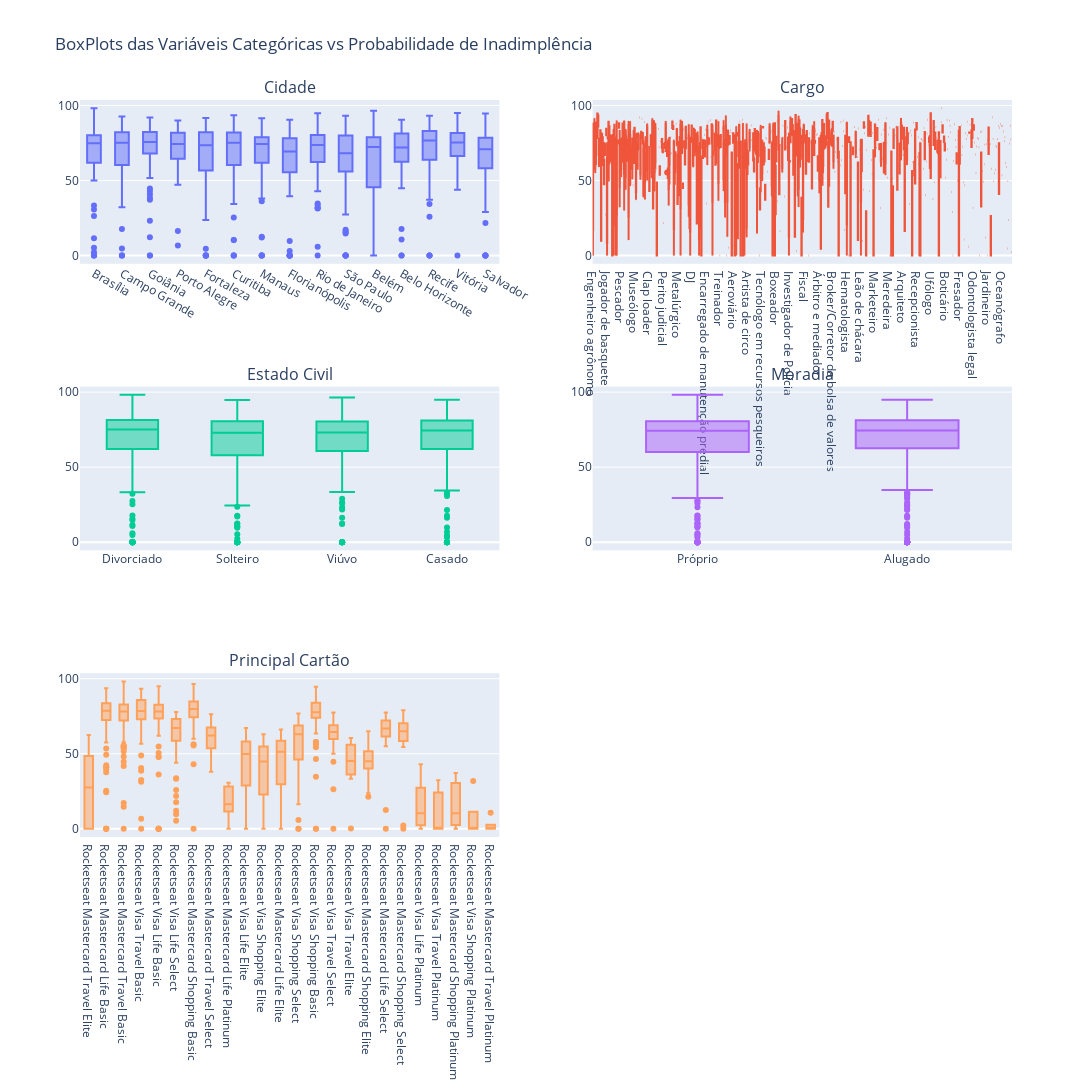

The cell this chart's notebook holds for it:
### Markdown cell above
### Boxplot entre variáveis categóricas e target

### Code cell
# Calcular o número de linhas necessárias
num_cols = 2
num_rows = math.ceil(len(cat_vars) / num_cols)

# Criar subplots
fig = make_subplots(rows=num_rows, cols=num_cols, subplot_titles=cat_vars)

# Adicionar boxplots para cada variável categórica
for i, var in enumerate(cat_vars):
    row = (i // num_cols) + 1
    col = (i % num_cols) + 1
    fig.add_trace(
        go.Box(y=df_clientes[target], x=df_clientes[var], name=var),
        row=row, col=col
    )

# Atualizar layout
fig.update_layout(
    height=600*num_rows,
    width=1200,
    title_text="BoxPlots das Variáveis Categóricas vs Probabilidade de Inadimplência",
    showlegend=False
)

fig.show()

### Figure 1 — Plotly figure (JSON) as saved in the notebook; plotly's stock layout.template omitted (floating-point values rounded to 4 significant figures; data arrays with more than 128 entries replaced by an {"elided": "..."} marker saying what was removed)
{"data": [{"name": "Cidade", "type": "box", "x": {"elided": "1000 str values"}, "xaxis": "x", "y": {"elided": "1000 float values"}, "yaxis": "y"}, {"name": "Cargo", "type": "box", "x": {"elided": "1000 str values"}, "xaxis": "x2", "y": {"elided": "1000 float values"}, "yaxis": "y2"}, {"name": "Estado Civil", "type": "box", "x": {"elided": "1000 str values"}, "xaxis": "x3", "y": {"elided": "1000 float values"}, "yaxis": "y3"}, {"name": "Moradia", "type": "box", "x": {"elided": "1000 str values"}, "xaxis": "x4", "y": {"elided": "1000 float values"}, "yaxis": "y4"}, {"name": "Principal Cartão", "type": "box", "x": {"elided": "1000 str values"}, "xaxis": "x5", "y": {"elided": "1000 float values"}, "yaxis": "y5"}], "layout": {"annotations": [{"font": {"size": 16}, "showarrow": false, "text": "Cidade", "x": 0.225, "xanchor": "center", "xref": "paper", "y": 1, "yanchor": "bottom", "yref": "paper"}, {"font": {"size": 16}, "showarrow": false, "text": "Cargo", "x": 0.775, "xanchor": "center", "xref": "paper", "y": 1, "yanchor": "bottom", "yref": "paper"}, {"font": {"size": 16}, "showarrow": false, "text": "Estado Civil", "x": 0.225, "xanchor": "center", "xref": "paper", "y": 0.6111, "yanchor": "bottom", "yref": "paper"}, {"font": {"size": 16}, "showarrow": false, "text": "Moradia", "x": 0.775, "xanchor": "center", "xref": "paper", "y": 0.6111, "yanchor": "bottom", "yref": "paper"}, {"font": {"size": 16}, "showarrow": false, "text": "Principal Cartão", "x": 0.225, "xanchor": "center", "xref": "paper", "y": 0.2222, "yanchor": "bottom", "yref": "paper"}], "height": 1800, "showlegend": false, "title": {"text": "BoxPlots das Variáveis Categóricas vs Probabilidade de Inadimplência"}, "width": 1200, "xaxis": {"anchor": "y", "domain": [0, 0.45]}, "xaxis2": {"anchor": "y2", "domain": [0.55, 1]}, "xaxis3": {"anchor": "y3", "domain": [0, 0.45]}, "xaxis4": {"anchor": "y4", "domain": [0.55, 1]}, "xaxis5": {"anchor": "y5", "domain": [0, 0.45]}, "xaxis6": {"anchor": "y6", "domain": [0.55, 1]}, "yaxis": {"anchor": "x", "domain": [0.7778, 1]}, "yaxis2": {"anchor": "x2", "domain": [0.7778, 1]}, "yaxis3": {"anchor": "x3", "domain": [0.3889, 0.6111]}, "yaxis4": {"anchor": "x4", "domain": [0.3889, 0.6111]}, "yaxis5": {"anchor": "x5", "domain": [0, 0.2222]}, "yaxis6": {"anchor": "x6", "domain": [0, 0.2222]}}}
